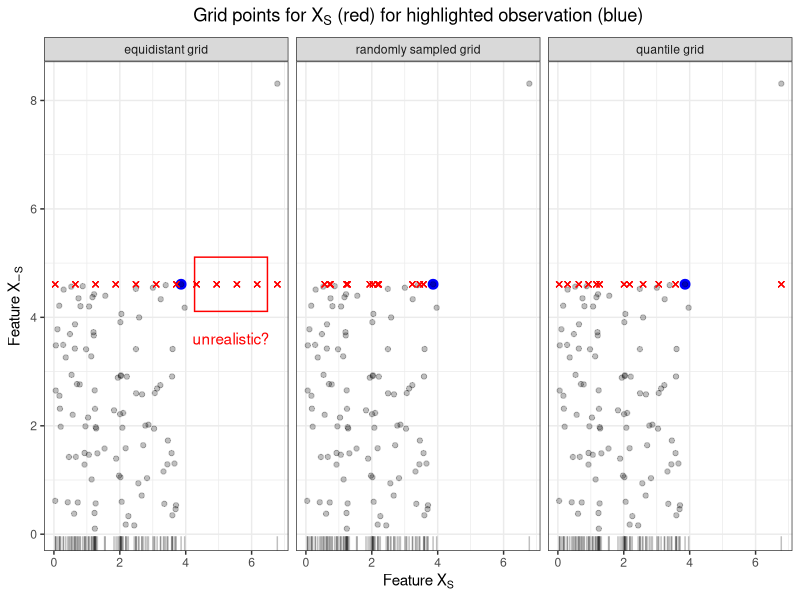

Write the R code that produced this figure.
# PREREQ -----------------------------------------------------------------------

library(ggplot2)
theme_set(theme_bw())

# DATA -------------------------------------------------------------------------

set.seed(1234)
n = 100
ngrid = 11
x1 = c(runif(n-2, 0, 400)/100, 3.86, 6.78)
x2 = c(runif(n-2, 0, 460)/100, 4.61, 8.31)

# grid
grid.x1 = seq(min(x1), max(x1), length = ngrid+1)
grid.x2 = seq(min(x2), max(x2), length = ngrid+1)

const.x2 = rep(sort(x2, decreasing = T)[2], length = ngrid+1)
data1.const = expand.grid(x1 = grid.x1, x2 = const.x2)
data1.const$method = "equidistant grid"


data1 = expand.grid(x1 = grid.x1, x2 = grid.x2)
data1$method = "equidistant grid"

# subsample
grid.x1 = sample(x1, size = ngrid+1)
grid.x2 = sample(x2, size = ngrid+1)

data2.const = expand.grid(x1 = grid.x1, x2 = const.x2)
data2.const$method = "randomly sampled grid"

data2 = expand.grid(x1 = grid.x1, x2 = grid.x2)
data2$method = "randomly sampled grid"
# quantile
grid.x1 = quantile(x1, 0:(ngrid)/(ngrid), type = 1)
grid.x2 = quantile(x2, 0:(ngrid)/(ngrid), type = 1)

data3.const = expand.grid(x1 = grid.x1, x2 = const.x2)
data3.const$method = "quantile grid"

data3 = expand.grid(x1 = grid.x1, x2 = grid.x2)
data3$method = "quantile grid"

data = rbind(data1, data2, data3)
data$method = factor(data$method, levels = c("equidistant grid", "randomly sampled grid", "quantile grid"))

data.const = rbind(data1.const, data2.const, data3.const)
data.const$method = factor(data.const$method, levels = c("equidistant grid", "randomly sampled grid", "quantile grid"))

ind = which(x2 == sort(x2, decreasing = TRUE)[2])

# PLOT -------------------------------------------------------------------------

p = ggplot(data = data, aes(x1, x2)) +
  geom_point(data = data.frame(x1 = x1[ind], x2 = x2[ind]), aes(x1, x2), size = 3, col = "blue") +
  geom_point(data = data.frame(x1 = x1, x2 = x2), aes(x1, x2), alpha = 0.25) +
  geom_rug(data = data.frame(x1 = x1, x2 = x2), aes(x = x1), alpha = 0.25, sides = "b") +
  geom_point(data = data.const, aes(x1, x2), shape = 4, alpha = 0.5, col = "red") +
  facet_grid(~ method) +
  xlab("Feature"~X[S]) +
  ylab("Feature"~X[-S]) +
  ggtitle("Grid points for"~X[S]~"(red) for highlighted observation (blue)")


ann_text = data.frame(x1 = max(x1), x2 = x2[ind], diff = max(diff(sort(x1))), #lab = "Text",
                      method = factor("equidistant grid", levels = levels(data$method)))
p = p + 
  geom_text(data = ann_text, aes(x = x1-diff/2, y = x2), nudge_y = -1, label = paste0("unrealistic?"), parse = F, col = "red") +
  geom_rect(data = ann_text, mapping = aes(ymax = x2 + 0.5, ymin = x2 - 0.5,
                                           xmax = x1 - 0.3, xmin = (x1-diff) + 0.3), alpha = 0, size = 0.5,
            colour = "red", fill = "red") +
  theme(plot.title = element_text(hjust = 0.5))

ggsave("slides/03_feature-effects/figure/sampling2.pdf", p, height = 2.5, width = 7.5)
